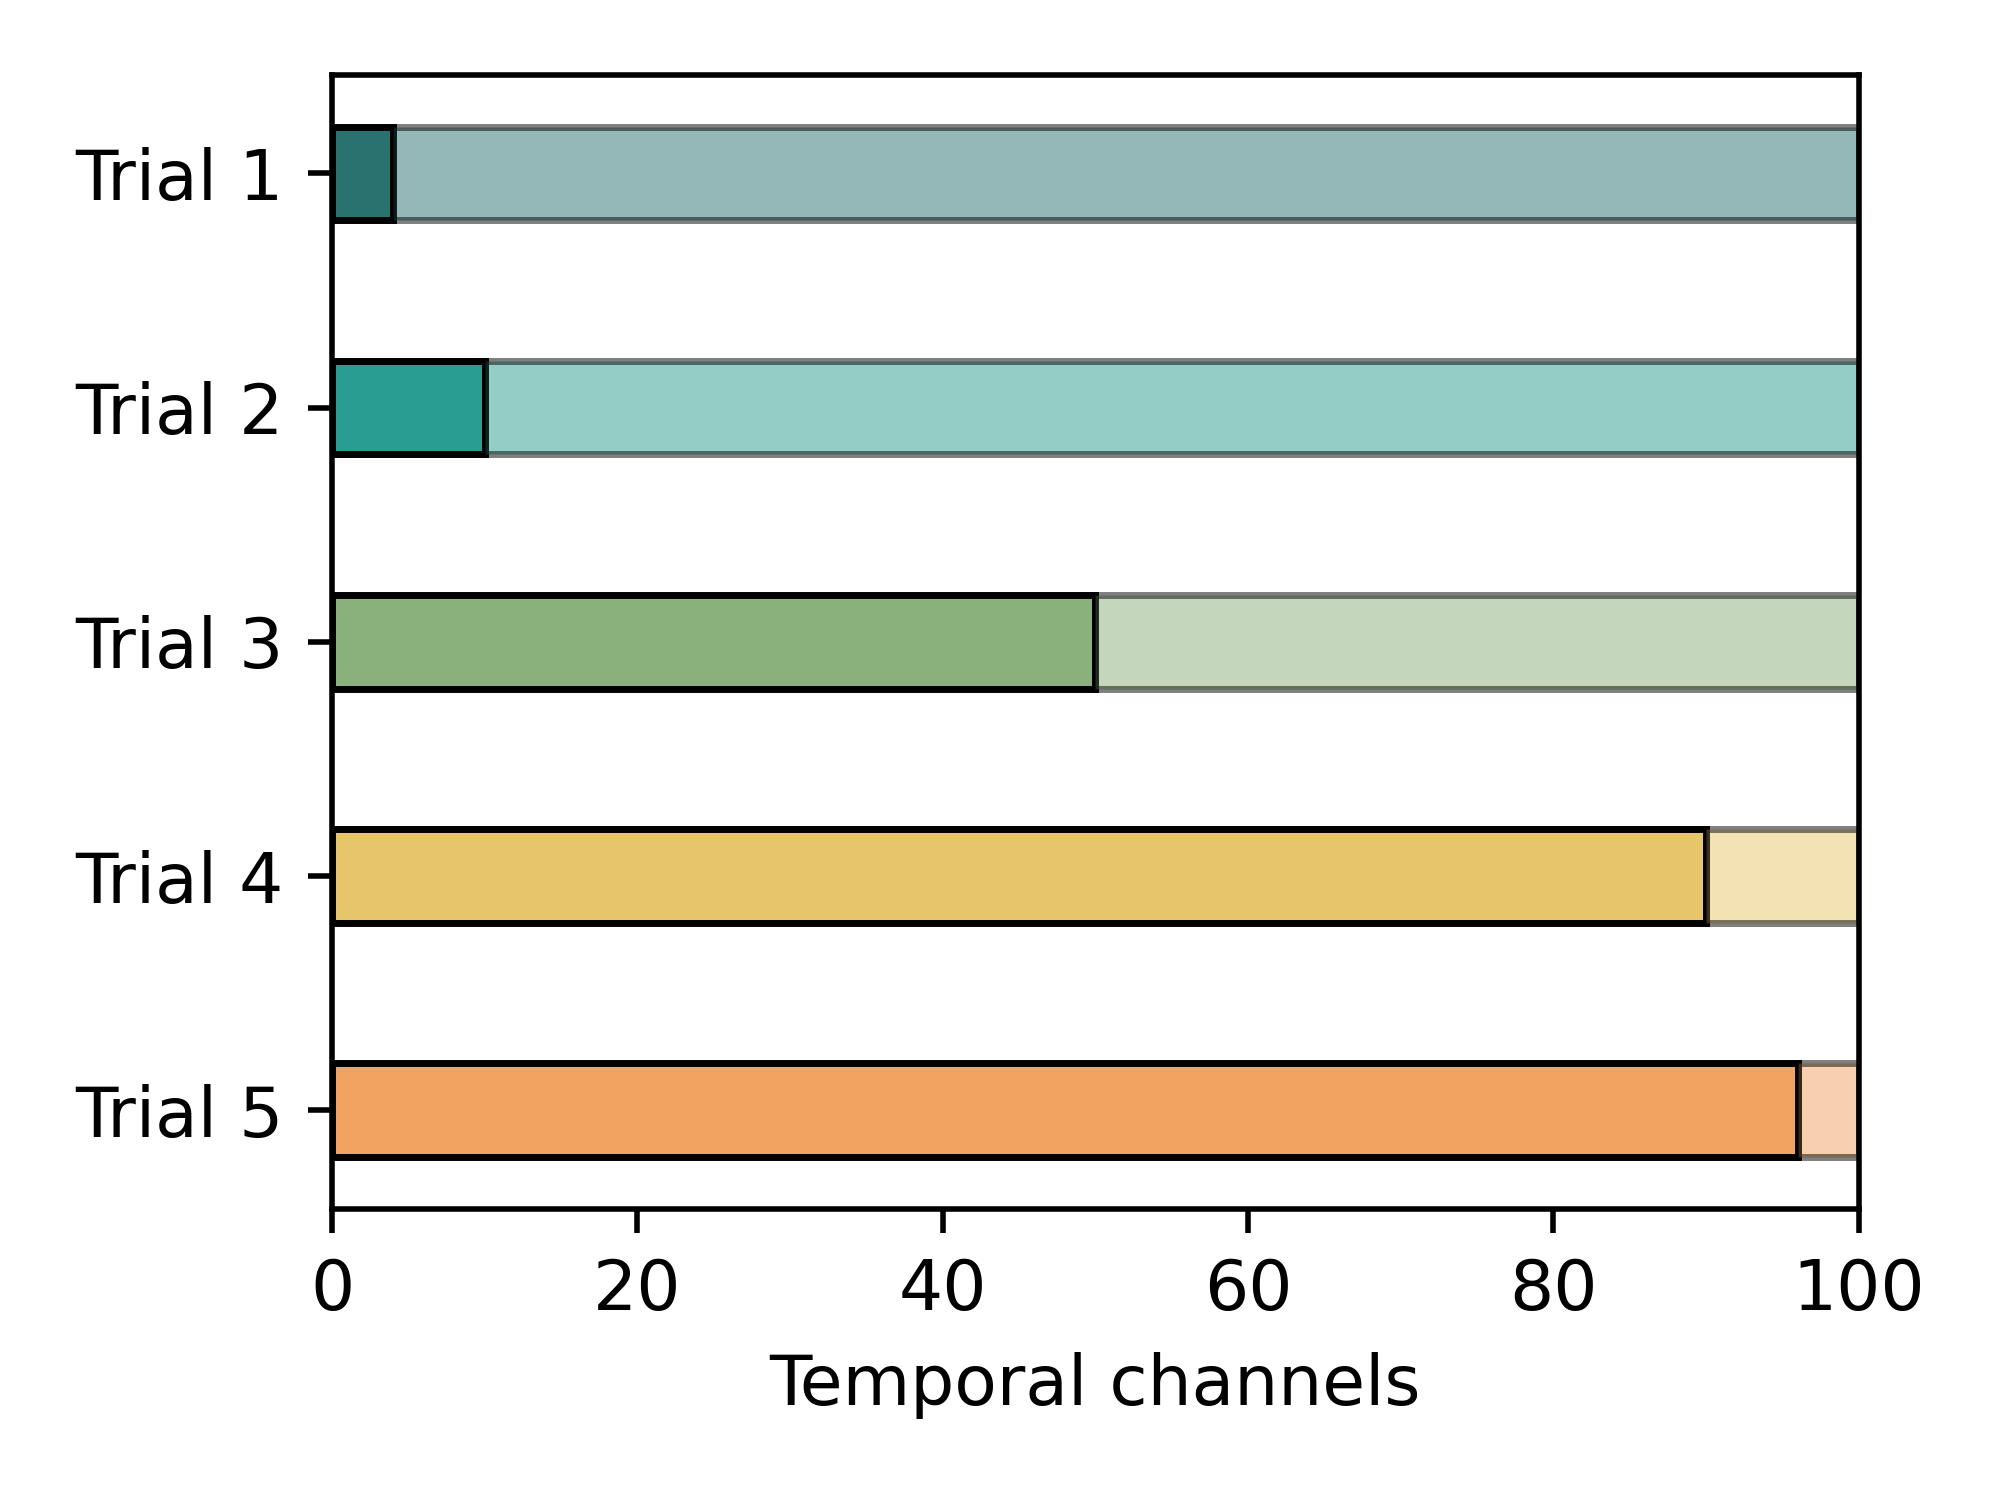

This chart was generated by the following Python code:
import matplotlib.pyplot as plt

rows = [
    {'name': 'Trial 1', 'edge': 4},
    {'name': 'Trial 2', 'edge': 10},
    {'name': 'Trial 3', 'edge': 50},
    {'name': 'Trial 4', 'edge': 90},
    {'name': 'Trial 5', 'edge': 96},
]

# each trial has one colours
colours = [# '#274753', 
           '#297270', '#299D8F', '#8AB07C',  '#E7C66B', '#F3A361']

fig, ax = plt.subplots(figsize=(4, 3))

yticks = []
yticklabels = []
for i, row in enumerate(rows):
    y = len(rows) - i 
    yticks.append(y)
    yticklabels.append(row['name'])
    # The first bar surrounded by a box full color filled, the second bar surrounded by a box partially filled
    
    # Plot the left bar
    ax.barh(y, row['edge'], left=0, height=0.4, color=colours[i], edgecolor='black')
    # Plot the right bar
    ax.barh(y, 100-row['edge'], left=row['edge'], height=0.4, color=colours[i], alpha=0.5, edgecolor='black')

    # # Label solid bar as "X" and transparent bar as "Y"
    # ax.text(row['bars'][0][0] + (row['bars'][0][1] - row['bars'][0][0]) / 2, y, 'X',
    #         ha='center', va='center', color='white', fontsize=12)
        

ax.set_yticks(yticks)
ax.set_yticklabels(yticklabels)

ax.set_xlim(0, 100)

plt.xlabel('Temporal channels')


plt.tight_layout()
plt.savefig('code/fig/fig5_bar.png', transparent=False, dpi=500)
